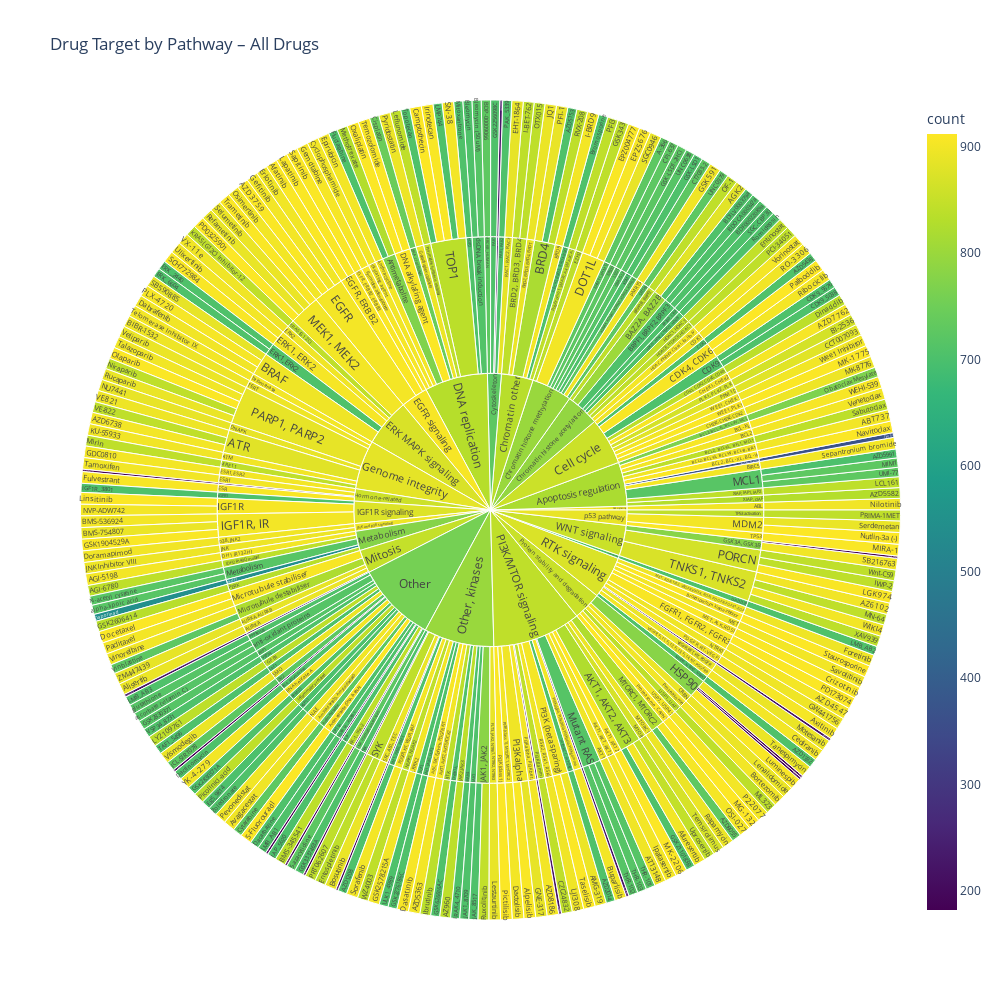

Notebook source saved alongside this figure:
### Code cell
#drug subset information
fig = plot_sunburst(
    dose_df,
    ['pathway', 'target','drug_name',],
    'Drug Target by Pathway – All Drugs'
)


# Save figure
fig.write_image(
    RESULTS_DIR / 'drug_target_by_pathway_all_drugs.png', 
    width=fig.layout.width,      
    height=fig.layout.height,     
    scale=3      # scale up for better resolution
)
fig.show()

### Figure 1 — Plotly figure (JSON) as saved in the notebook; plotly's stock layout.template omitted (floating-point values rounded to 4 significant figures; data arrays with more than 128 entries replaced by an {"elided": "..."} marker saying what was removed)
{"data": [{"branchvalues": "total", "customdata": {"elided": "460x1 float values"}, "domain": {"x": [0, 1], "y": [0, 1]}, "hovertemplate": "labels=%{label}<br>count_sum=%{value}<br>parent=%{parent}<br>id=%{id}<br>count=%{color}<extra></extra>", "ids": {"elided": "460 str values"}, "labels": {"elided": "460 str values"}, "marker": {"coloraxis": "coloraxis", "colors": {"elided": "460 float values"}}, "name": "", "parents": {"elided": "460 str values"}, "sort": false, "type": "sunburst", "values": {"elided": "460 float values"}}], "layout": {"coloraxis": {"colorbar": {"title": {"text": "count"}}, "colorscale": [[0, "#440154"], [0.1111, "#482878"], [0.2222, "#3e4989"], [0.3333, "#31688e"], [0.4444, "#26828e"], [0.5556, "#1f9e89"], [0.6667, "#35b779"], [0.7778, "#6ece58"], [0.8889, "#b5de2b"], [1, "#fde725"]]}, "height": 1000, "legend": {"tracegroupgap": 0}, "title": {"text": "Drug Target by Pathway – All Drugs"}, "width": 1000}}
